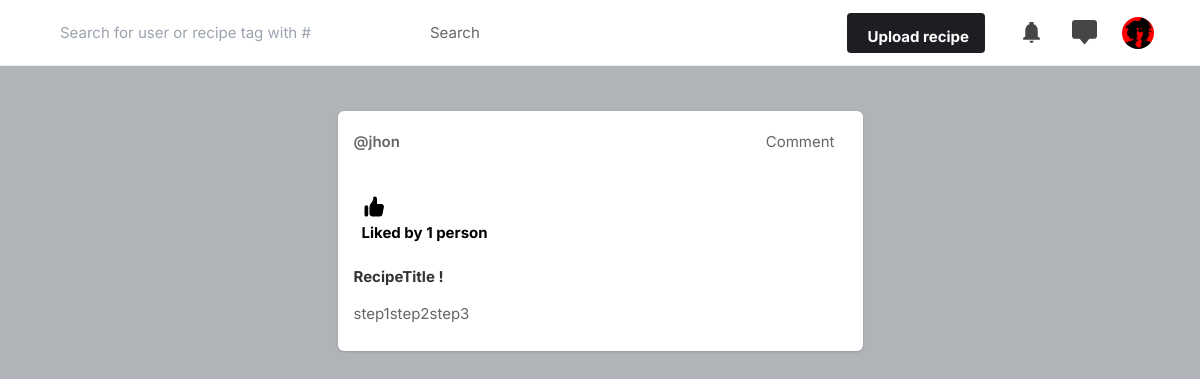
The app's page / (signed in), older data.
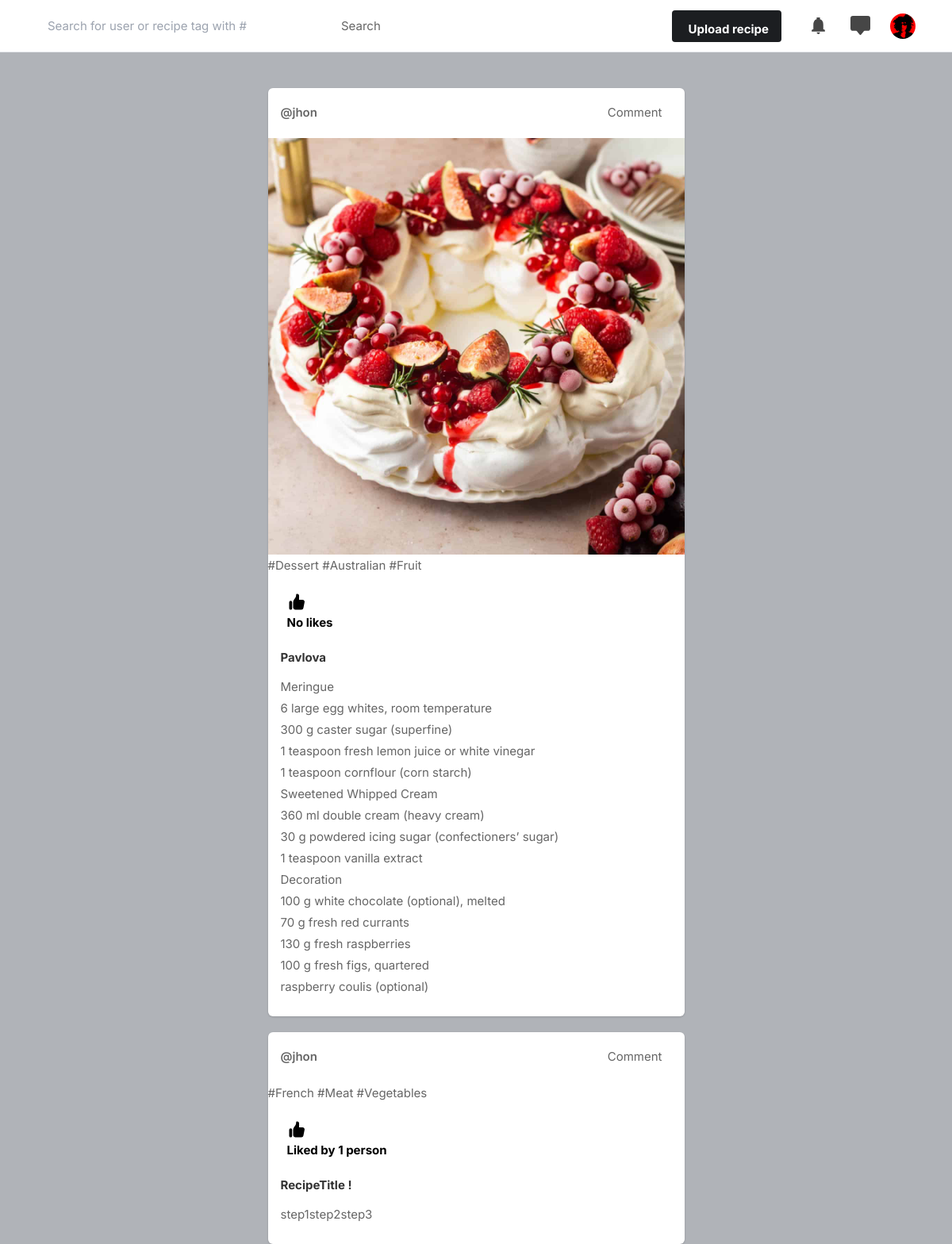
The same page, newer data.
### core/models.py (models this page shows, shortened)
class Recipe(models.Model):#Post
    recipe_id = models.UUIDField(primary_key=True,default=uuid.uuid4)
    user = models.CharField(max_length=100)
    recipe_title =models.CharField(max_length=50)
    preparation_step = models.CharField(max_length=2000,default="None")
    tags = models.CharField(max_length=2000,blank=True)
    image = models.ImageField(upload_to='post_images')
    nb_likes = models.IntegerField(default=0)
    created_at =models.DateTimeField(default=datetime.now)

### core/views.py (the view)
# urls.py: path('',views.index,name='index'),
@login_required(login_url='signin')
def index(request):
    user_object = User.objects.get(username=request.user.username)
    user_profile = Profile.objects.get(user=user_object)
    user_following_list = []
    feed = []
    user_following = FollowersCount.objects.filter(follower=request.user.username)
    for users in user_following:
        user_following_list.append(users.user)
    for usernames in user_following_list:
        feed_lists = Recipe.objects.filter(user=usernames)
        feed.append(feed_lists)
    feed_list = list(chain(*feed))
    return render(request,'index.html',{'user_profile':user_profile,
                                        'posts':feed_list
                                        }
                  )

### template/index.html (shortened to what the changed rows need)
{% load static %}
<!DOCTYPE html>
<html lang="en">
<head>
    <link rel="stylesheet" href="{% static 'assets/css/icons.css' %}">
    <link rel="stylesheet" href="{% static 'assets/css/uikit.css' %}">
    <link rel="stylesheet" href="{% static 'assets/css/style.css' %}">
    <link rel="stylesheet" href="{% static 'assets/css/tailwind.css' %}">
</head>
<body>
            <div class="container m-auto">
                <div class="lg:flex justify-center lg:space-x-10 lg:space-y-0 space-y-5">
                    <div class="space-y-5 flex-shrink-0 lg:w-7/12">
                        {% for post in posts reversed %}
                        <div class="bg-white shadow rounded-md  -mx-2 lg:mx-0">
                            <div class="flex justify-between items-center px-4 py-3">
                                <div class="flex flex-1 items-center space-x-4">
                                    <a href="/profile/{{post.user}}">
                                        <span class="block font-semibold">@{{post.user}}</span>
                                    </a>
                                </div>
                              <div>
                                <a href="/comment?recipe_id={{post.recipe_id}}" class="flex items-center px-3 py-2 text-500 hover:bg-red-100 hover:text-red-500 rounded-md ">
                                     Comment
                                </a>
                              </div>
                            </div>
                            <div uk-lightbox>
                                <a href="{{ post.image.url }}">
                                    <img src="{{ post.image.url }}" alt="">
                                </a>
                            </div>
                            <p>{{post.tags}}</p>
                            <div class="py-3 px-4 space-y-3">
                                <div class="flex space-x-4 lg:font-bold">
                                    <a href="/like_post?recipe_id={{post.recipe_id}}" class="flex items-center space-x-2">
                                        <div class="p-2 rounded-full text-black">
                                            {% if post.nb_likes == 0 %}
                                            <p>
                                                No likes
                                            </p>
                                            {% elif post.nb_likes == 1 %}
                                            <p>
                                                Liked by {{post.nb_likes}} person
                                            </p>
                                            {% else %}
                                            <p>
                                                Liked by {{post.nb_likes}} people
                                            </p>
                                            {% endif %}
                                        </div>
                                    </a>
                                </div>
                                <p>
                                    <h1><strong>{{post.recipe_title}}</strong></h1>
                                    <p>{{post.preparation_step|linebreaks}}</p>
                                </p>
                            </div>
                        </div>
                        {% endfor %}
                    </div>
                </div>
            </div>
</body>
</html>

Row changes from the older to the newer data that the page shows:
added Recipe: user "jhon", image (picture), tags "#Dessert #Australian #Fruit", nb_likes "No likes", recipe_title "Pavlova", preparation_step "Meringue 6 large egg whites, room temperature 300 g caster sugar (superfine) 1 teaspoon fresh lemon juice or white vinegar 1 teaspoon cornflour (corn starch) Sweetened Whipped Cream 360 ml double cream (heavy cream) 30 g powdered icing sugar (confectioners’ sugar) 1 teaspoon vanilla extract Decoration 100 g white chocolate (optional), melted 70 g fresh red currants 130 g fresh raspberries 100 g fresh figs, quartered raspberry coulis (optional)"
changed Recipe "RecipeTitle !": tags (not shown) → "#French #Meat #Vegetables"
